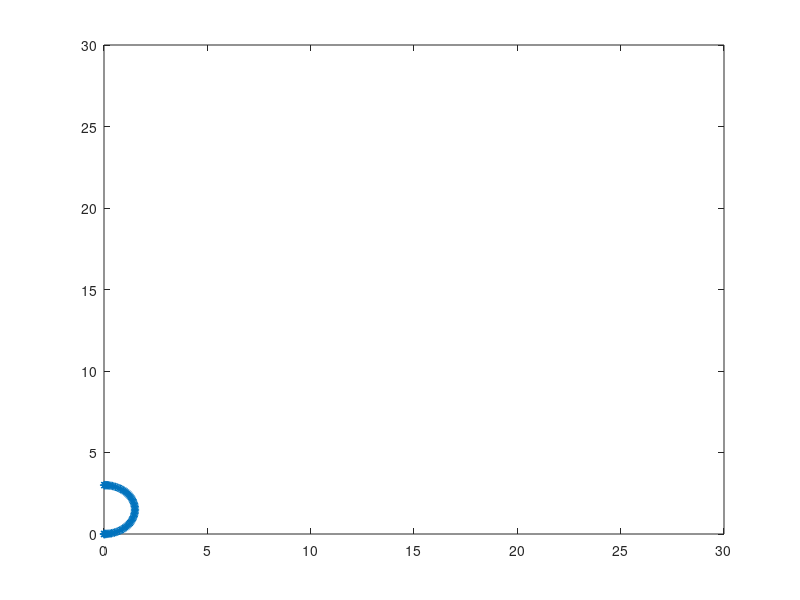

Here is the MATLAB script that generated this plot:
close all
clear 

        %%%%%%%%%%%%%%%%%%%%%%%%%%%%
        %%%%   ARC TRAJECTORY   %%%%
        %%%%%%%%%%%%%%%%%%%%%%%%%%%%



%%%%%%%%%%%%  DATA  %%%%%%%%%%%%%

T = 0.15;    %TIME STEP [s]
N = 30;      %N 

t0 = 0;     %START TIME [s]
tc = 2;     %ACCELERATION TIME [s]
tf = 10;    %FINISH TIME [s]

delta_th=180;%DELTA ORIENTATION [deg]
dis=3;     %SPATIAL DISPLACEMENT [m]
Tsample=0.01;


%%%%%%%%%%%%%%%%%%%%%%%%%%%%%%%%%

tt = 0:T:tf;
s=zeros(1,length(tt));
v=s; dv=s;
th =s; om =s; dom = s;

r=(dis/2)/sin(deg2rad(delta_th/2));
% f=r*cos(deg2rad(delta_th/2));
l = r*deg2rad(delta_th);

s0 = 0; 
sf = l; 
vc = (sf-s0)/(tf-tc);

th0 = deg2rad(0);
thf = deg2rad(delta_th);
omc = (thf-th0)/(tf-tc);

for i=1:length(tt)
    if tt(i)<=tc
        s(i) = s0 + vc/(2*tc)*tt(i)^2;
        v(i) = vc/tc*tt(i);
        dv(i) = vc/tc;
        
        th(i) = th0 + omc/(2*tc)*tt(i)^2;
        om(i) = omc/tc*tt(i);
        dom(i) = omc/tc;
    elseif tt(i) <= tf-tc
        s(i) = s0 + vc*(tt(i)-tc/2);
        v(i) = vc;
        dv(i) = 0;
        
        th(i) = th0 + omc*(tt(i)-tc/2);
        om(i) = omc;
        dom(i) = 0;
    else 
        s(i) = sf - vc/(2*tc)*(tf-tt(i))^2;
        v(i) = vc/tc*(tf-tt(i));
        dv(i) = -vc/tc;
        
        th(i) = thf - omc/(2*tc)*(tf-tt(i))^2;
        om(i) = omc/tc*(tf-tt(i));
        dom(i) = -omc/tc;
    end
end

% figure;
% subplot(3,1,1)
% plot(tt,s)
% title('s');
% subplot(3,1,2)
% plot(tt,v)
% title('v');
% subplot(3,1,3)
% plot(tt,dv)
% title('a');
% 
% figure;
% subplot(3,1,1)
% plot(tt,th)
% title('th');
% subplot(3,1,2)
% plot(tt,om)
% title('om');
% subplot(3,1,3)
% plot(tt,dom)
% title('om dot');

th_d = om;
x_d = v.*cos(th);
y_d = v.*sin(th);
p_d = [x_d' y_d'];

x = 0; y = 0;
for i = 2:length(tt) 
    x(i) = x(i-1) + v(i-1)*T*cos(th(i-1));
    y(i) = y(i-1) + v(i-1)*T*sin(th(i-1));    
end

figure;
plot(x,y,'*')
axis([0 30 0 30]);

Ttot=tf;

xd=[x;y;th];